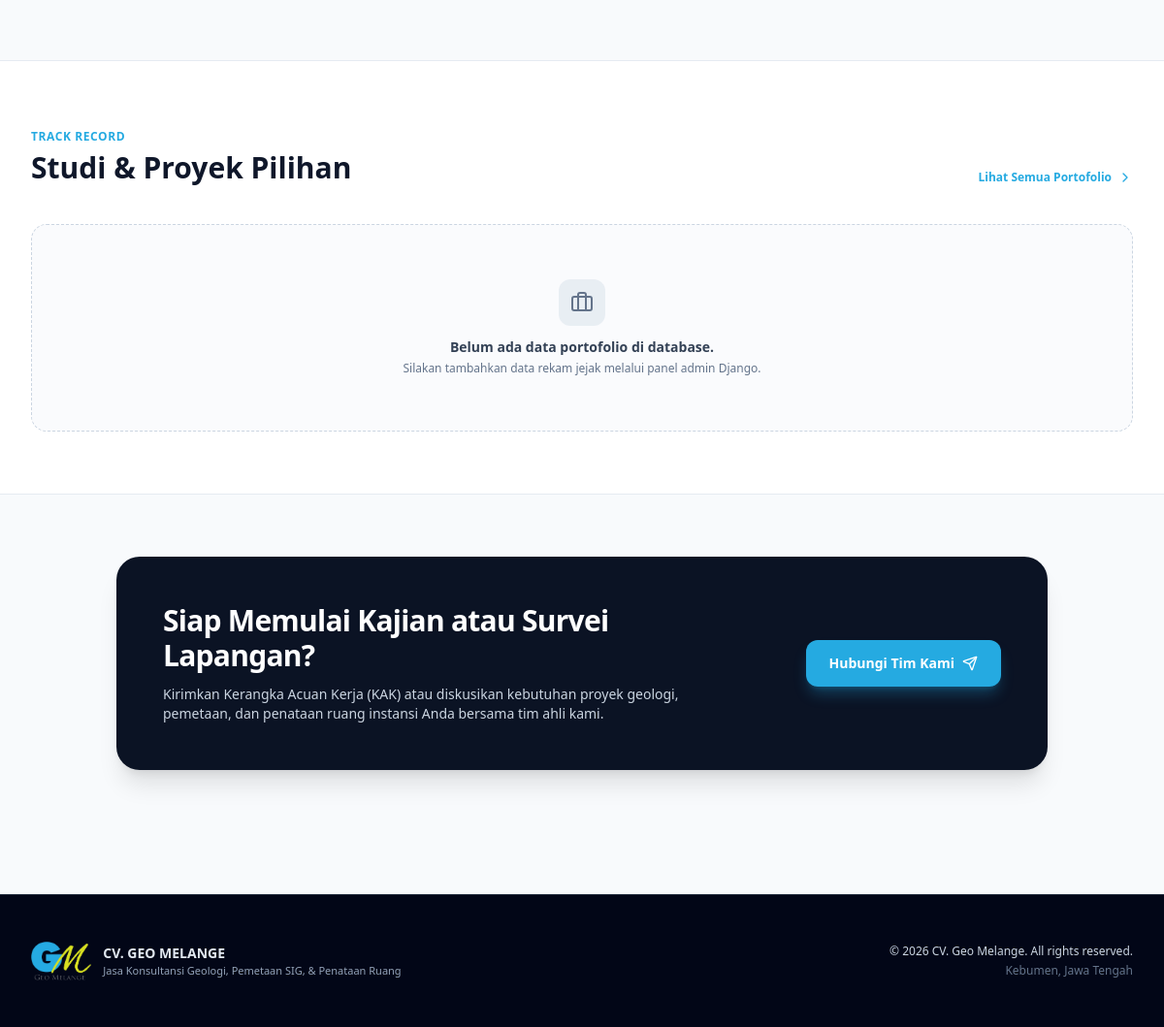
Before: / (lower part) with the older database file.
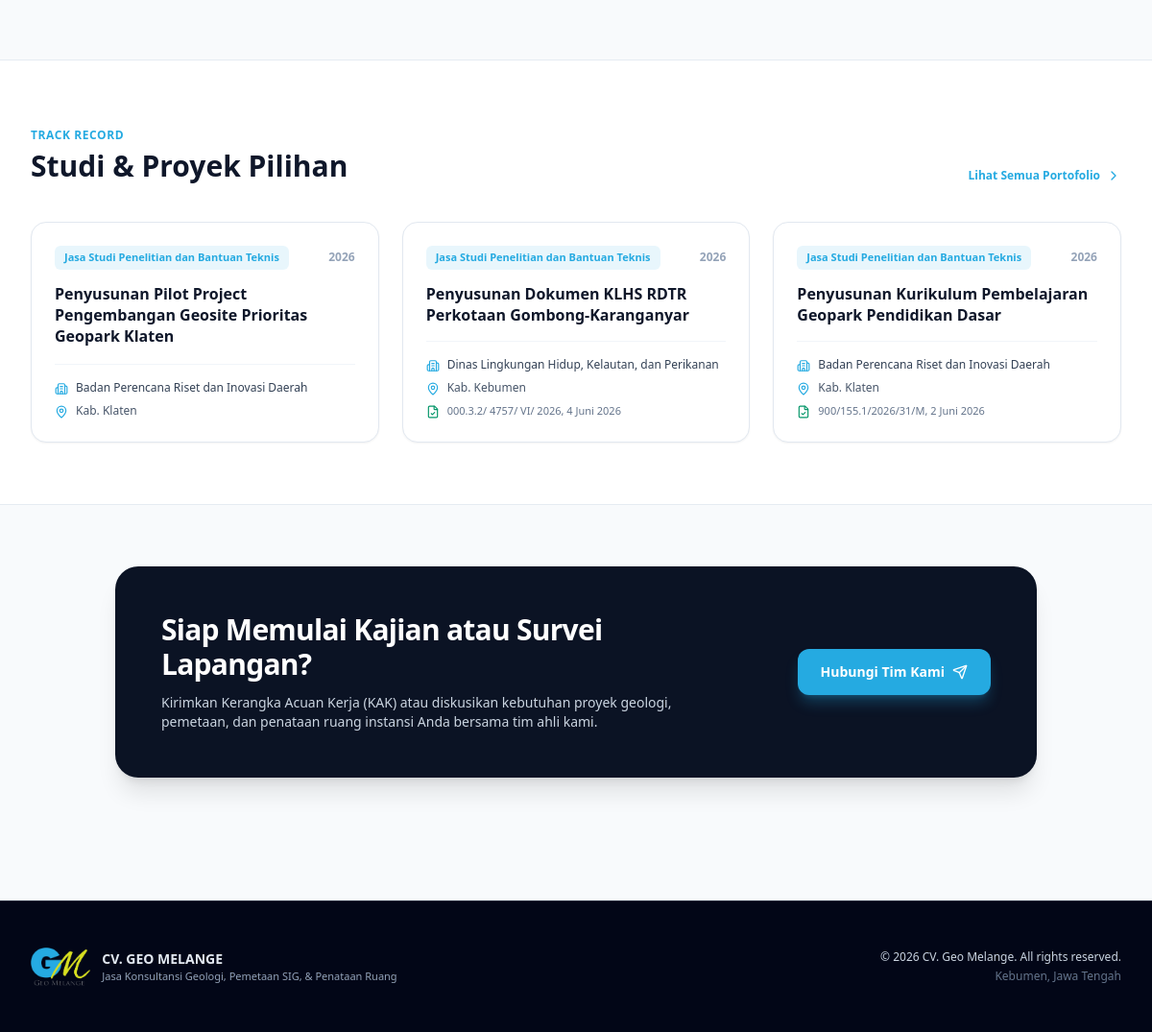
After: the same page with the newer database file.
### core/models.py (models this page shows, shortened)
class portofolio(models.Model):
    year = models.IntegerField(verbose_name="Tahun Anggaran / Pelaksanaan")
    title = models.CharField(max_length=255, verbose_name="Nama Paket Pekerjaan")
    category = models.ForeignKey(
        BidangLayanan,
        on_delete=models.PROTECT,
        verbose_name="Bidang / Layanan Pekerjaan"
    )
    location = models.CharField(max_length=150, verbose_name="Lokasi")
    client_name = models.CharField(max_length=200, verbose_name="Nama Pemberi Tugas")
    client_address = models.TextField(blank=True, null=True, verbose_name="Alamat & Telepon Pemberi Tugas")
    contract_info = models.CharField(max_length=150, blank=True, null=True, verbose_name="No. & Tanggal Kontrak")
    contract_value = models.CharField(max_length=100, blank=True, null=True, verbose_name="Nilai Kontrak (Rp)")
    contract_end_date = models.CharField(max_length=100, blank=True, null=True, verbose_name="Tanggal Selesai (Kontrak)")
    handover_date = models.CharField(max_length=100, blank=True, null=True, verbose_name="Tanggal Selesai (BA. Penyerahan)")
    image = models.ImageField(upload_to='portofolio/', blank=True, null=True, verbose_name="Foto Dokumentasi (Opsional)")
    class Meta:
        ordering = ['-year', 'id']
        verbose_name = "Portofolio Proyek"
        verbose_name_plural = "Daftar Portofolio Proyek"

class BidangLayanan(models.Model):
    name = models.CharField(max_length=150, unique=True, verbose_name="Nama Bidang / Layanan Pekerjaan")
    class Meta:
        ordering = ['name']
        verbose_name = "Bidang / Layanan"
        verbose_name_plural = "Daftar Bidang / Layanan"
    def __str__(self):
        return self.name

### core/views.py (the view)
# urls.py: path('', views.home, name='home'),
def home(request):
    projects = portofolio.objects.select_related('category').all().order_by('-year', 'id')[:3]
    return render(request, 'index.html', {
        'featured_projects': projects,
        'portofolios': projects,
    })

### templates/index.html (shortened to what the changed rows need)
{% extends 'base.html' %}
{% load static %}
{% block content %}
<section class="py-16 bg-white">
  <div class="max-w-7xl mx-auto px-4 sm:px-6 lg:px-8">
    <div class="flex flex-col sm:flex-row sm:items-end justify-between gap-4 mb-10">
      <div>
        <h2 class="text-2xl sm:text-3xl font-extrabold text-slate-900 mt-1">Studi & Proyek Pilihan</h2>
      </div>
    </div>
    {% if featured_projects %}
      <div class="grid grid-cols-1 md:grid-cols-3 gap-6">
        {% for item in featured_projects %}
          <div class="bg-white rounded-2xl border border-slate-200 p-6 shadow-sm hover:shadow-md transition-all flex flex-col justify-between">
            <div>
              <div class="flex items-center justify-between gap-2 mb-3.5">
                <span class="px-2.5 py-1 rounded-md bg-brand-blue/10 text-brand-blue text-[11px] font-bold">
                  {{ item.category }}
                </span>
                <span class="text-xs font-extrabold text-slate-400">
                  {{ item.year }}
                </span>
              </div>
              <h3 class="text-base font-bold text-slate-900 mb-4 leading-snug">
                {{ item.title }}
              </h3>
            </div>
            <div class="pt-4 border-t border-slate-100 space-y-2 text-xs text-slate-600">
              <div class="flex items-start gap-2">
                <i data-lucide="building-2" class="w-3.5 h-3.5 text-brand-blue shrink-0 mt-0.5"></i>
                <span class="font-medium text-slate-700">{{ item.client_name }}</span>
              </div>
              <div class="flex items-start gap-2">
                <i data-lucide="map-pin" class="w-3.5 h-3.5 text-brand-blue shrink-0 mt-0.5"></i>
                <span>{{ item.location }}</span>
              </div>
              {% if item.contract_info %}
              <div class="flex items-start gap-2">
                <i data-lucide="file-check" class="w-3.5 h-3.5 text-emerald-600 shrink-0 mt-0.5"></i>
                <span class="text-[11px] text-slate-500">{{ item.contract_info }}</span>
              </div>
              {% endif %}
            </div>
          </div>
        {% endfor %}
      </div>
    {% else %}
      <div class="bg-slate-50/70 rounded-2xl border border-dashed border-slate-300 p-14 text-center">
        <div class="w-12 h-12 rounded-xl bg-slate-200/70 text-slate-500 flex items-center justify-center mx-auto mb-3">
          <i data-lucide="briefcase" class="w-6 h-6"></i>
        </div>
        <h3 class="text-sm font-bold text-slate-700 mb-1">Belum ada data portofolio di database.</h3>
        <p class="text-xs text-slate-500">Silakan tambahkan data rekam jejak melalui panel admin Django.</p>
      </div>
    {% endif %}
  </div>
</section>
<section class="py-16 bg-slate-50 border-t border-slate-200/80">
  <div class="max-w-5xl mx-auto px-4 sm:px-6 lg:px-8">
    <div class="bg-brand-dark rounded-3xl p-8 sm:p-12 text-white flex flex-col md:flex-row items-center justify-between gap-8 shadow-xl">
      <div class="max-w-xl">
        <h2 class="text-2xl sm:text-3xl font-extrabold tracking-tight mb-3">
          Siap Memulai Kajian atau Survei Lapangan?
        </h2>
      </div>
    </div>
  </div>
</section>
{% endblock %}

Changed rows visible on the page:
added portofolio: category "Jasa Studi Penelitian dan Bantuan Teknis", year "2026", title "Penyusunan Pilot Project Pengembangan Geosite Prioritas Geopark Klaten", client_name "Badan Perencana Riset dan Inovasi Daerah", location "Kab. Klaten"
added portofolio: category "Jasa Studi Penelitian dan Bantuan Teknis", year "2026", title "Penyusunan Dokumen KLHS RDTR Perkotaan Gombong-Karanganyar", client_name "Dinas Lingkungan Hidup, Kelautan, dan Perikanan", location "Kab. Kebumen", contract_info "000.3.2/ 4757/ VI/ 2026, 4 Juni 2026"
added portofolio: category "Jasa Studi Penelitian dan Bantuan Teknis", year "2026", title "Penyusunan Kurikulum Pembelajaran Geopark Pendidikan Dasar", client_name "Badan Perencana Riset dan Inovasi Daerah", location "Kab. Klaten", contract_info "900/155.1/2026/31/M, 2 Juni 2026"
Other visible differences:
text no longer shown: "Belum ada data portofolio di database. Silakan tambahkan data rekam jejak melalui panel admin Django."
